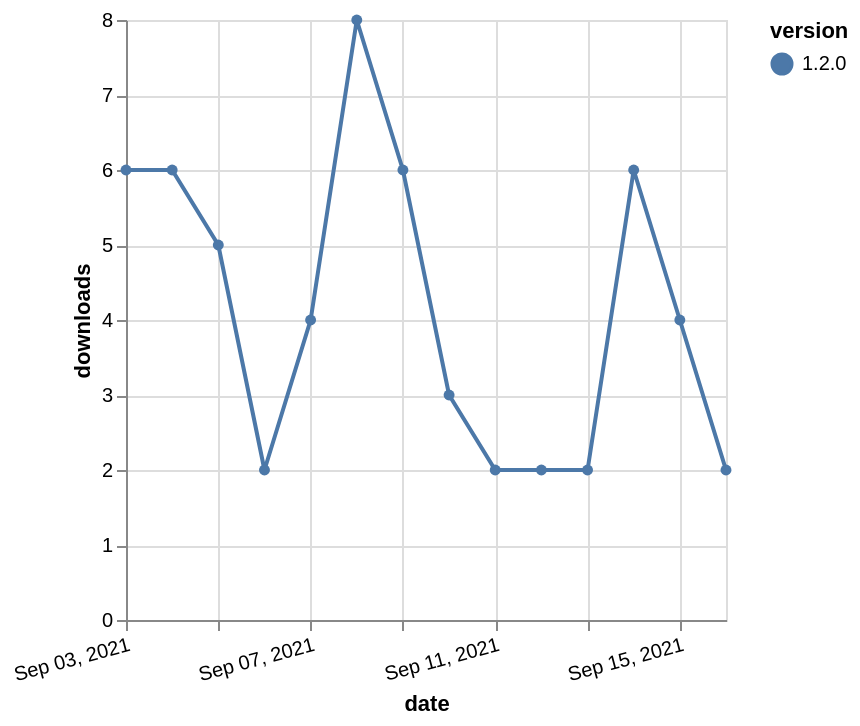

Source (Vega-Lite JSON):
### Vega-Lite specification from a JSON file in a GitHub repository (floating-point values rounded to 4 significant figures)
{"$schema": "https://vega.github.io/schema/vega-lite/v5.json", "description": "A simple bar chart with embedded data.", "data": {"values": [{"date": "2021-09-03", "total": 5050, "delta": 6, "version": "1.2.0"}, {"date": "2021-09-04", "total": 5056, "delta": 6, "version": "1.2.0"}, {"date": "2021-09-05", "total": 5061, "delta": 5, "version": "1.2.0"}, {"date": "2021-09-06", "total": 5063, "delta": 2, "version": "1.2.0"}, {"date": "2021-09-07", "total": 5067, "delta": 4, "version": "1.2.0"}, {"date": "2021-09-08", "total": 5075, "delta": 8, "version": "1.2.0"}, {"date": "2021-09-09", "total": 5081, "delta": 6, "version": "1.2.0"}, {"date": "2021-09-10", "total": 5084, "delta": 3, "version": "1.2.0"}, {"date": "2021-09-11", "total": 5086, "delta": 2, "version": "1.2.0"}, {"date": "2021-09-12", "total": 5088, "delta": 2, "version": "1.2.0"}, {"date": "2021-09-13", "total": 5090, "delta": 2, "version": "1.2.0"}, {"date": "2021-09-14", "total": 5096, "delta": 6, "version": "1.2.0"}, {"date": "2021-09-15", "total": 5100, "delta": 4, "version": "1.2.0"}, {"date": "2021-09-16", "total": 5102, "delta": 2, "version": "1.2.0"}]}, "width": "container", "mark": {"type": "line", "point": {"filled": true}}, "encoding": {"x": {"field": "date", "type": "temporal", "timeUnit": "yearmonthdate", "title": "date", "axis": {"labelAngle": -15}}, "y": {"field": "delta", "type": "quantitative", "title": "downloads"}, "color": {"field": "version", "type": "nominal"}, "tooltip": {"field": "delta"}}}
